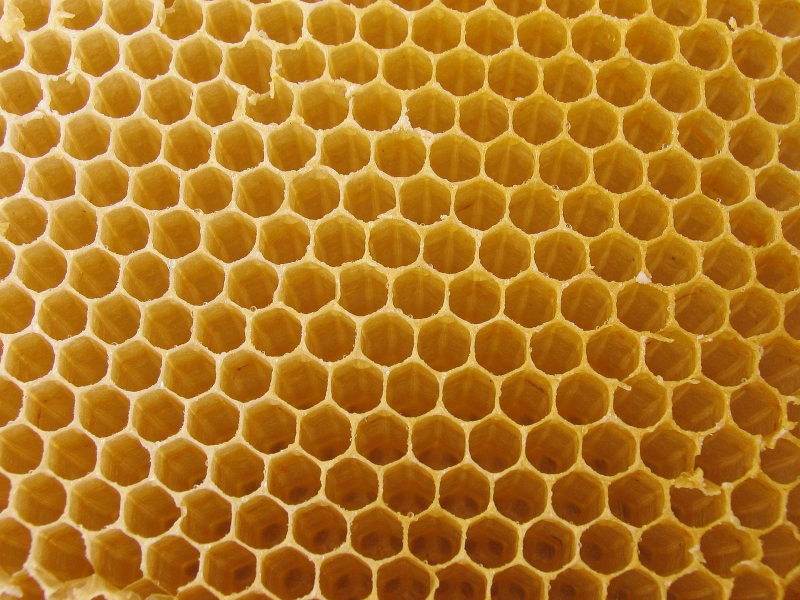
%> input picture PCA/honeycomb.jpg, 1600 x 1200 px (shown at 1/2 size)
$ octave DEMO.m   (GNU Octave 9; MATLAB toolbox functions it lacks are replaced by stand-ins)
%> lines starting %> are read from the running program, lines starting %| are printed output that depends on the picture
### PCA/GetSubims.m
function subims = GetSubims(A,subimSize,skip)

    if (nargin<2)
        subimSize=4;
    end
    if (nargin<3)
        skip=1;
    end
    n=subimSize;        %%% Subimage size
    N=size(A,1);        %%% full image size

    %%%% Collect the indices of the subimages for fast extraction

    nsubs = floor((N-n+1)/skip);
    subinds = zeros(nsubs^2,n^2);
    for i = 1:nsubs
        for j = 1:nsubs
            [X,Y]=meshgrid((1:n)+skip*(i-1),(1:n)+skip*(j-1));
            subinds(nsubs*(i-1) + j,:) = sub2ind([N N],X(:),Y(:));
        end
    end

    subims = A(subinds)';

end

### PCA/PCA.m
function [X,reconstruction, s,U,mu] = PCA(Y,p)
%%% Algorithm 1.1 Principal Component Analysis (PCA)
%%% Inputs: Y  - n-by-N matrix with columns y_i in R^n for i=1,...,N
%           p  - percentage of variance to maintain (or dimension if p>1)
%%% Output: X  - m-by-N matrix with columns x_i in R^m for i=1,...,N
%           s  - m-by-1 vector, contains the percentage of the total variance
%                captured by variables (x_1,...,x_s(i))
%           U  - m-by-n matrix which projects the data Y onto the principal
%                components
%           mu - n-by-1 vector, mean of the data Y

N = size(Y,2);
mu = mean(Y,2); % mu will be n-by-1
Y = Y-repmat(mu,1,N); % center the data
CY = Y*Y'/N;            % observed covariance matrix
[U,L] = eig(CY);        % eigendecomposition
s=diag(L);              % vector of eigenvalues

[s,inds] = sort(s,'descend');   %re-order the eigenvalues
figure(10);plot(s);
U = U(:,inds);                  %re-order the eigenvectors
X=U'*Y;                 % PCA, recover the hidden variables


totalVariance=sum(s);
percentVariance = s/totalVariance;
cumulativeVariance = cumsum(percentVariance);
s=cumulativeVariance;

    X=X(1:p,:);


reconstruction = U(:,1:p)*X + repmat(mu,1,N);

### PCA/DEMO.m

clear;clc;close all;

% Read the image
%A=imread('FishScales.jpg');     subsize=40;
%A=imread('ZebraStripes.jpg');   subsize=20;
A=imread('honeycomb.jpg');      subsize=40;
%> further down, A is the input picture: size 1200x1600x3 uint8; mean R, G, B 177.9, 119.3, 33.6
%A=imread('ortonStripes3.jpg');      subsize=15;


% Downsample a part of the image
A = A(1:10:1000,1:10:1000,:);
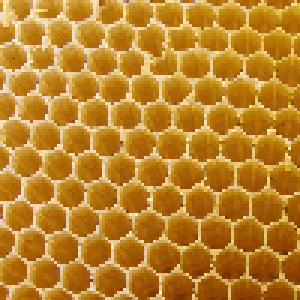
%> A: size 100x100x3 uint8 (shown 3 times larger); mean R, G, B 187.9, 131.7, 44.1

% Convert to grayscale
A = rgb2gray(A);
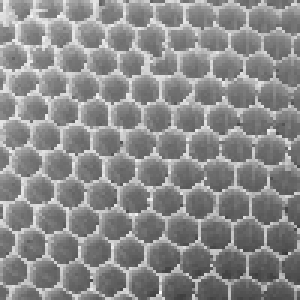
%> A: size 100x100 uint8 (shown 3 times larger); min 55, max 251, mean 138.5

% Convert to double precision (from integer values)
A = double(A);
%> A: size 100x100 double

% Display
figure(1);
imagesc(A);
colormap(gray);

% Break into subimages
subims=GetSubims(A,subsize);
%> after the loop in GetSubims, `for i = 1:nsubs`:
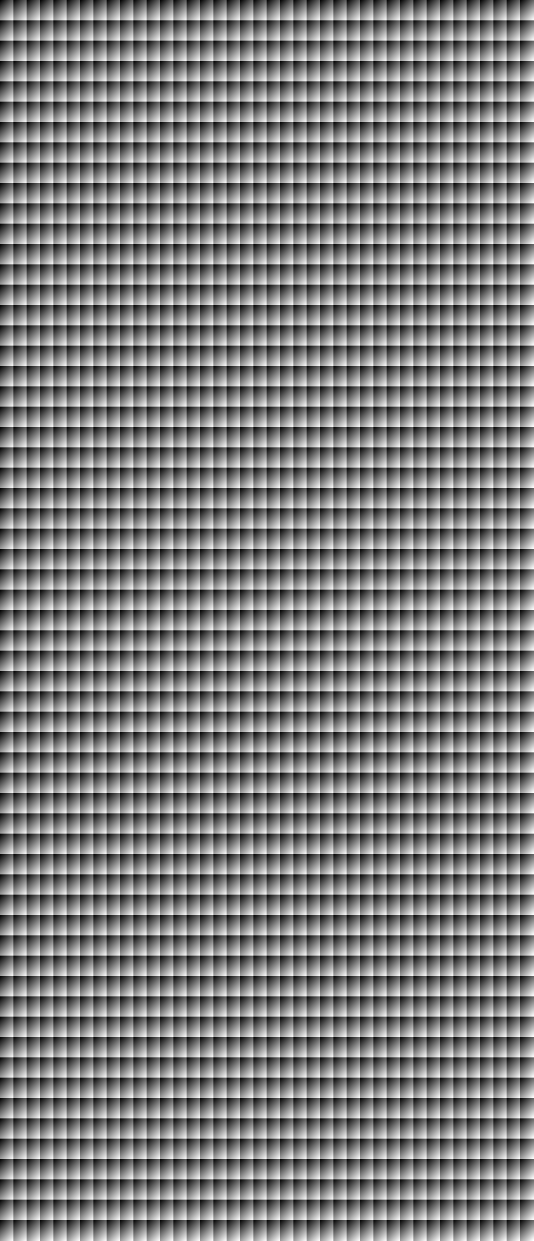
%> subinds: size 3721x1600 double (shown at 1/3 size); min 1, max 10000, mean 5000.5; drawn with min black and max white
%> in GetSubims, `subims = A(subinds)';`:
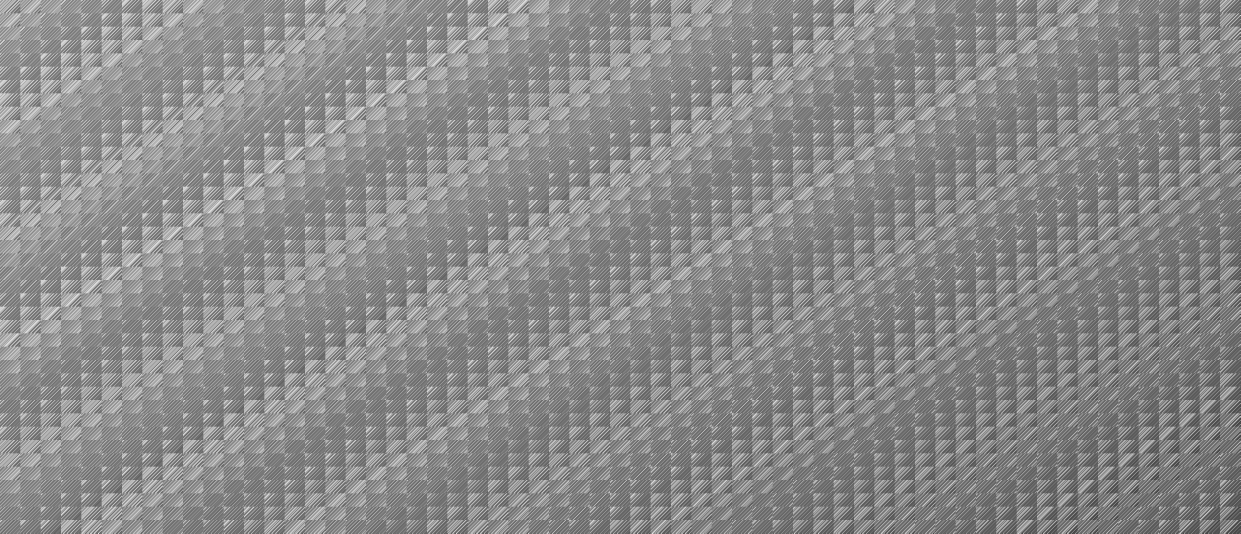
%> subims: size 1600x3721 double (shown at 1/3 size); min 55, max 251, mean 139

% Convert from integers to double precision
subims = double(subims);

% PCA
k=10;  % number of PCA modes
[coords,reconstructedSubims,s,u]=PCA(subims,k);
%> in PCA, `mu = mean(Y,2);`: mu = 1600 values, max 151.7 at index 1, min 124.2 at index 1600, mean 139
%> in PCA, `Y = Y-repmat(mu,1,N);`:
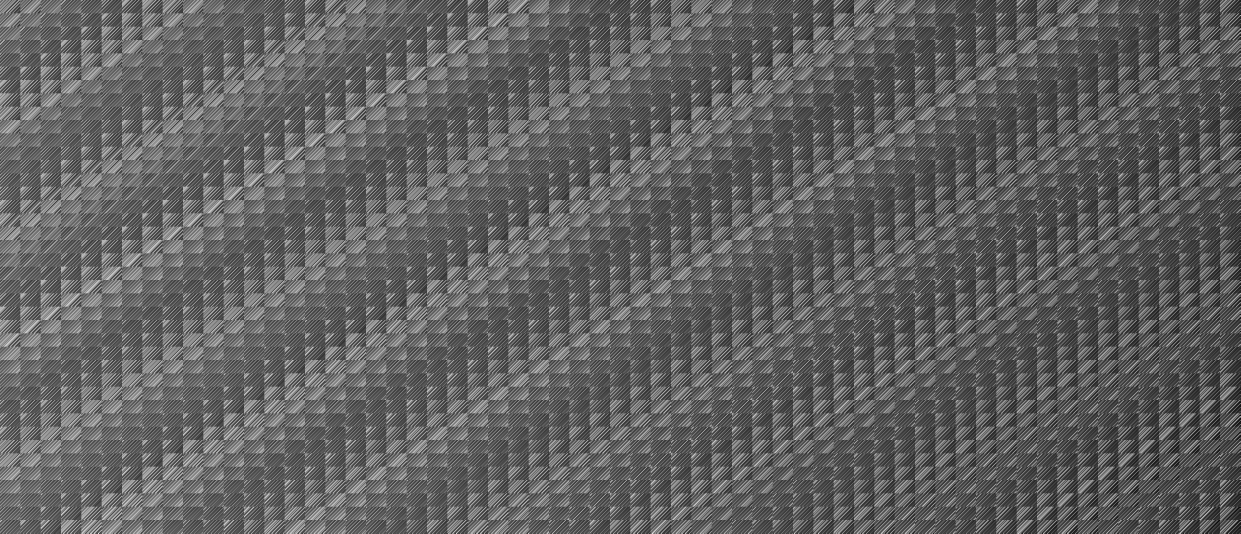
%> Y: size 1600x3721 double (shown at 1/3 size); min -78.96, max 126.8, mean 0; drawn with min black and max white
%> in PCA, `s=diag(L);`: s = 1600 values from 40.55 to 147104
%> in PCA, `[s,inds] = sort(s,'descend');`: s = 1600 values, max 147104 at index 1, min 40.55 at index 1600, mean 1330.3; inds = 1600 values, max 1600 at index 1, min 1 at index 1600, mean 800.5
%> (the run ends here)
